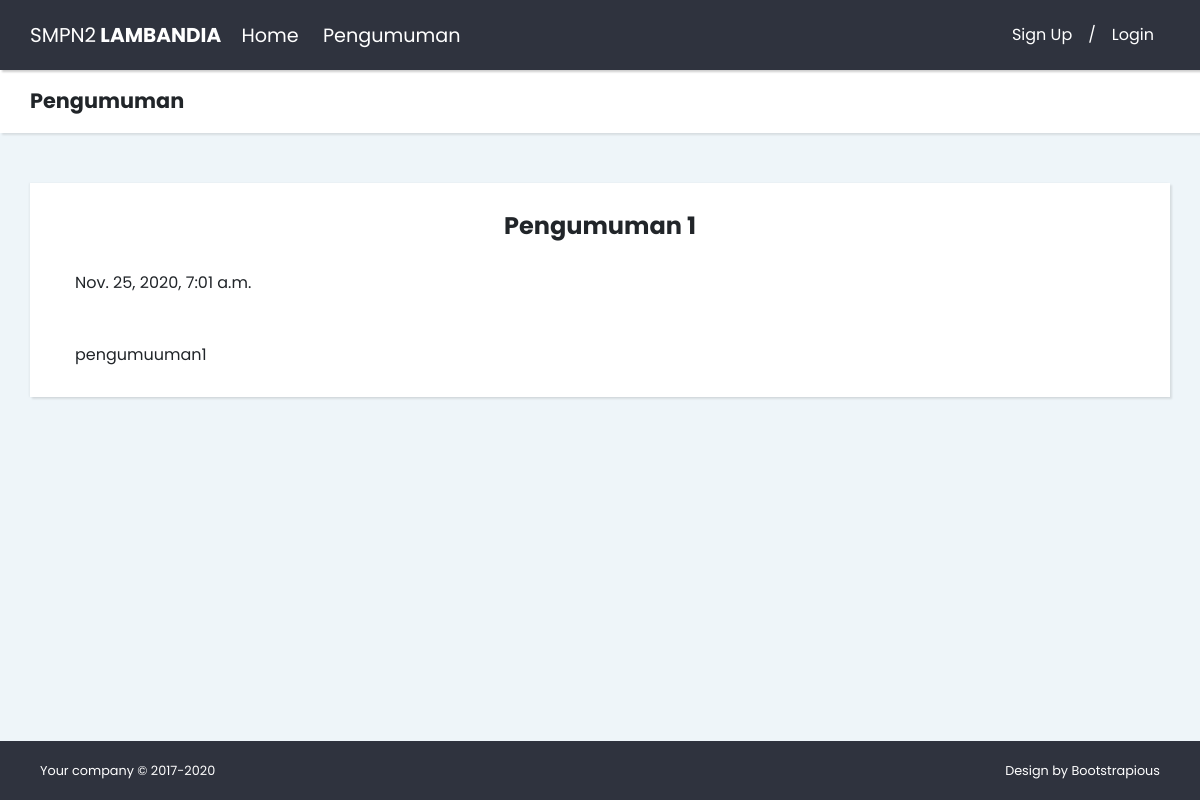
Page /pengumuman_detail/1/ on the committed database.
### web_penerimaan/models.py (models this page shows, shortened)
class Pengumuman(models.Model):
    judul = models.CharField(max_length=50, verbose_name='Judul')
    isi = models.TextField(verbose_name='Isi')
    tanggal = models.DateTimeField(auto_now_add=True)

### web_penerimaan/views.py (the view)
# urls.py: path('pengumuman_detail/<int:pk>/', views.Pengumuman_detail, name='pengumuman_detail'),
def Pengumuman_detail(request, pk):
    data_pengumumans = Pengumuman.objects.get(id=pk)
    context = {
        'rows': data_pengumumans,
    }
    return render(request, 'detail_pengumuman.html', context)

### web_penerimaan/templates/detail_pengumuman.html (shortened to what this page needs)
{% extends 'base.html' %}
{% load static %}
{% block judul %}
<h2 class="no-margin-bottom">Pengumuman</h2>
{% endblock %}
{% block body %}
<div class="container-fluid">
                                          <center> <H1>{{rows.judul}}</h1></center>
                                          </br>{{rows.tanggal}}
                                           {{rows.isi|safe}}
        </div>
 {% endblock %}

### static/css/style.default.css (style rules this page uses)
body { overflow-x: hidden; }
.container-fluid { padding: 0 30px; }
.no-margin-bottom { margin-bottom: 0 !important; }
body { font-family: "Poppins", sans-serif; font-size: 1rem; font-weight: 400; line-height: 1.5; color: #212529; background-color: #fff; }
h1, h2, h3, h4, h5, h6, .h1, .h2, .h3, .h4, .h5, .h6 { margin-bottom: 0.5rem; font-family: inherit; font-weight: 700; line-height: 1.1; color: inherit; }
h1, .h1 { font-size: 1.5rem; }
h2, .h2 { font-size: 1.3rem; }

### rows in the picture
Pengumuman: judul "Pengumuman 1", tanggal "Nov. 25, 2020, 7:01 a.m.", isi "pengumuuman1"
